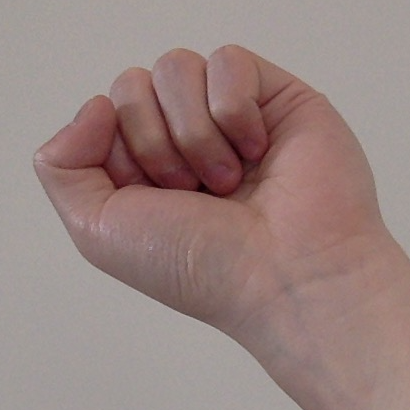
#> input picture data1/test-crop.png, 410 x 410 px, given in place of the camera
$ jupyter execute main.ipynb   (Python 2 division)   (older library calls are emulated)
#> lines starting #> are read from the running program, lines starting #| are printed output that depends on the picture; after the words box and inside, x2 and y2 are one past the last pixel; in counts of white or black regions, pixels touching at a corner belong together
[cell 1]
# Code repo
# https://github.com/whatifif/handgesturecode
# "pip install pynput" to install mouse

[cell 2]
import cv2
import numpy as np
import copy
import math
from appscript import app
import uuid
import os
import test64x64 as ML
import calculator
from pynput.mouse import Button, Controller

# Environment:
# OS    : Mac OS High Siera
# python: 2.7.13
# opencv: 3.3.0

# Values to be initialised
Inited = False
frameW = None # frame width
frameH = None # frame height
marginX = 10 # margin between region
marginY = 10
gapX = 2 # margin between buttons
gapY = 2

# parameters
cap_region_x_end=0.5 # start point/total width
cap_region_y_end=0.8  # end point/total heighty
capStartX = 0 # keyboard region start x
capStartY = 0 # keyboard region start y
capEndX = None # keyboard region end x
capEndY = None # keyboard region end y


# buttons for capture 1
btnsX = None # btns start x
btnsY = None # btns start y
btnsW = 600 # btns width
btnsH = 120 # btns height
bW = btnsW / 10  # btn width
bH = btnsH / 3  # btn height
bColor = (0, 255, 255)
bThick = 2
bTitles = [
            ['lc', 'lo', 'lq', 'lw', 'le', 'l1', 'l2', 'l3', 'l4', 'l5' ],
            ['mc', 'mo', 'mq', 'mw', 'me', 'm1', 'm2', 'm3', 'm4', 'm5' ],
            ['rc', 'ro', 'rq', 'rw', 're', 'r1', 'r2', 'r3', 'r4', 'r5' ]
          ]
btns = [[(bW * j, bH * i, bTitles[i][j] ) for j in range(10)] for i in range(3)]

# buttons for capture 2
btns2X = None # btns2 start x
btns2Y = None # btns2 start y
btns2W = 300 # btns2 width
btns2H = 120 # btns2 height
bW2 = btns2W / 5  # btn width
bH2 = btns2H / 2  # btn height
bTitles2 = [
            ['vc', 'vo', 'vq', 'vw', 've'],
            ['v1', 'v2', 'v3', 'v4', 'v5']
           ]
btns2 = [[(bW2 * j, bH2 * i, bTitles2[i][j] ) for j in range(5)] for i in range(2)]

# Mouse Mode
MouseMode = False
mouse_region_x_begin = 0.7
mouse_region_y_end = 0.8
capStartX2 = None # mouse region start x
capStartY2 = 0 # mouse region start y
capEndX2 = None # mouse region end x
capEndY2 = None # mouse region end y

# GUI Mode
GUIMode = False
GUIInited = False

# Demo Mode
DemoMode = False

# variables for getSerialNumber
uid = str(uuid.uuid4())[:8]
inited = False
currentNum = 0
# [13 lines left out: function getSerialNumber, not called in this run]


def printThreshold(thr):
    print("! Changed threshold to "+str(thr))


# GUI mode to capture a hand
ix, iy = -1, -1
currentClass = None
detectedClass = None
currentClass2 = None
detectedClass2 = None
imgClass = None
redColor = (0,0,255)

# [43 lines left out: functions handleClick, detectBtn, drawBtns, drawBtn, not called in this run]

# file path for cropped image
outDirPath = os.path.join('fdata', 'pic')
csvFilePath = os.path.join('fdata', 'fdata.csv')
csvFile = None

# margin for cropped image
margin = 10
# [58 lines left out: functions getCrop, saveCrop, saveCsv, not called in this run]

def initParams(frame):
    global cap_region_x_end, cap_region_y_end, capStartX, capStartY, capEndX, capEndY
    global MouseMode, mouse_region_x_begin, mouse_region_y_end, capStartX2, capStartY2, capEndX2, capEndY2
    global frameW, frameH, btnsX, btnsY, btns2X, btns2Y, marginX, marginY

    frameW = frame.shape[1]
    frameH = frame.shape[0]
    capStartX = 0
    capStartY = 0
    capEndX = int(cap_region_x_end * frameW)
    capEndY = int(cap_region_y_end * frameH)
    capStartX2 = int(mouse_region_x_begin * frameW)
    capStartY2 = 0
    capEndX2 = frameW
    capEndY2 = int(mouse_region_y_end * frameH)

    btnsX = marginX
    btnsY = capEndY + marginY
    btns2X = capStartX2 + marginX
    btns2Y = frameH - btns2H - marginY

# track hand by skin color
skin_ycrcb_mint = np.array((0, 133, 77))
skin_ycrcb_maxt = np.array((255, 173, 127))

def trackHand(img):
    global skin_ycrcb_mint, skin_ycrcb_maxt

    im_ycrcb = cv2.cvtColor(img, cv2.COLOR_BGR2YCR_CB)
    skin_ycrcb = cv2.inRange(im_ycrcb, skin_ycrcb_mint, skin_ycrcb_maxt)
    _, contours, _ = cv2.findContours(skin_ycrcb, cv2.RETR_EXTERNAL, cv2.CHAIN_APPROX_SIMPLE)

    ## get the coutours
    length = len(contours)
    maxArea = -1
    res = None
    if length > 0:
        for i in range(length):  # find the biggest contour (according to area)
            temp = contours[i]
            area = cv2.contourArea(temp)
            if area > maxArea:
                maxArea = area
                ci = i

        # draw the bounding rect
        res = contours[ci]
    return res

def drawGuide(frame, btnsX, btnsY, btnsW, marginX):
    cv2.putText(frame,"d: Demo mode",
                (btnsX + btnsW + marginX, btnsY + 25),
                cv2.FONT_HERSHEY_SIMPLEX,
                1,(0,255,255),2,cv2.LINE_AA)
    cv2.putText(frame,"g: GUI mode",
                (btnsX + btnsW + marginX, btnsY + 55),
                cv2.FONT_HERSHEY_SIMPLEX,
                1,(0,255,255),2,cv2.LINE_AA)
    cv2.putText(frame,"m: Mouse mode.",
                (btnsX + btnsW + marginX, btnsY + 85),
                cv2.FONT_HERSHEY_SIMPLEX,
                1,(0,255,255),2,cv2.LINE_AA)
    cv2.putText(frame,"esc: quit",
                (btnsX + btnsW + marginX, btnsY + 115),
                cv2.FONT_HERSHEY_SIMPLEX,
                1,(0,255,255),2,cv2.LINE_AA)

# [5 lines left out: function drawText, not called in this run]
# Camera
camera = cv2.VideoCapture(0)
camera.set(10,200)

cv2.namedWindow('main')
cv2.setMouseCallback('main', handleClick)

# main loop
prevGes = None
finalGes = None
framerate = None
framecount = 0

# Cal mode to calculate
CalMode = False
gesCount = 0
ges_to_cal = {'lc':'', 'lo':'', 'lq':'', 'lw':'del', 'le':'', 'l1':'1', 'l2':'2', 'l3':'3', 'l4':'4', 'l5':'5',
            'mc':'', 'mo':'', 'mq':'', 'mw':'del', 'me':'', 'm1':'6', 'm2':'7', 'm3':'8', 'm4':'9', 'm5':'0' ,
            'rc':'', 'ro':'', 'rq':'=', 'rw':'del', 're':'ce', 'r1':'+', 'r2':'-', 'r3':'*', 'r4':'/', 'r5':'' }

calResult = ''
calStr = ''
calFinished = False

while camera.isOpened():
    ret, frame = camera.read()
#> frame is the input picture: shape (410, 410, 3); mean B, G, R 126.6, 130.2, 151.7
    threshold = cv2.getTrackbarPos('trh1', 'trackbar')
    frame = cv2.bilateralFilter(frame, 5, 50, 100)  # smoothing filter
    frame = cv2.flip(frame, 1)  # flip the frame horizontally
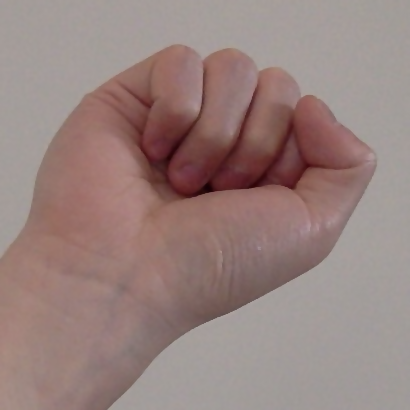
#> frame: shape (410, 410, 3); mean B, G, R 126.6, 130.2, 151.7

    # init
    if not Inited:
        initParams(frame)
        Inited = True

    # keyboard region
    cv2.rectangle(frame, (capStartX, capStartY), (capEndX, capEndY), (255, 0, 0), 2)
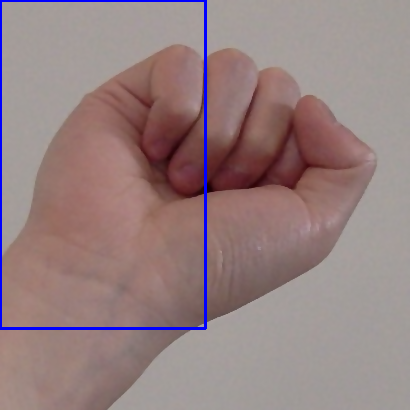
#> frame: shape (410, 410, 3); 1.58% of pixels changed, all inside (x1, y1, x2, y2) = (0, 0, 207, 330)

    # mouse region
    if MouseMode:
        cv2.rectangle(frame, (capStartX2, capStartY2), (capEndX2, capEndY2), (255, 0, 0), 2)

    if GUIMode:
        if not GUIInited:
            if not os.path.exists(outDirPath):
                os.makedirs(outDirPath)
            GUIInited = True

        drawBtns(frame, btns, btnsX, btnsY, bW, bH, currentClass)

        if MouseMode:
            drawBtns(frame, btns2, btns2X, btns2Y, bW2, bH2, currentClass2)

    #  Main operation
    if True:
        img = frame[capStartY : capEndY, capStartX : capEndX]  # clip the ROI
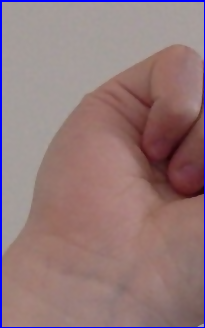
#> img: shape (328, 205, 3); mean B, G, R 122.4, 121, 147.5
        img = copy.deepcopy(img)
        res = trackHand(img)
#> in trackHand, `im_ycrcb = cv2.cvtColor(img, cv2.COLOR_BGR2YCR_CB)`: im_ycrcb: shape (328, 205, 3); mean of channels 0, 1, 2 129.1, 141.2, 124.2
#> in trackHand, `skin_ycrcb = cv2.inRange(im_ycrcb, skin_ycrcb_mint, skin_ycrcb_maxt)`:
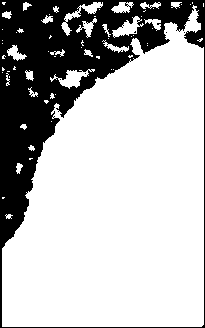
#> skin_ycrcb: shape (328, 205); 72.8% white; 7 black regions (6 under 20 px)
#> in trackHand, `_, contours, _ = cv2.findContours(skin_ycrcb, cv2.RETR_EXTERNAL, cv2.C..`: contours = 69 contours, 49 with area under 20; largest, box (x1, y1, x2, y2) and area: (2, 5, 204, 327) 45928, (50, 69, 95, 89) 285, (112, 16, 144, 38) 260, (61, 2, 103, 36) 258, (111, 2, 134, 13) 138
#> in trackHand, `length = len(contours)`: length = 69
#> the loop in trackHand, `for i in range(length):` made 69 passes
#> (area, maxArea) on passes 3, 16, 19, 59: (35.5, 35.5), (46.5, 46.5), (285, 285), (45928.5, 45928.5)
#> area on passes 11, 27, 28, 31, 34, 46: 25, 27, 27.5, 123.5, 81.5, 20
#> after the loop in trackHand, `for i in range(length):`: ci = 58; maxArea = 45928.5
#> in trackHand, `res = contours[ci]`: res = contour of 351 points, box (x1, y1, x2, y2) (2, 5, 204, 327), area 45928
        (x,y,w,h) = cv2.boundingRect(res)
#> x = 2; y = 5; w = 202; h = 322
        cv2.rectangle(frame,
                      (capStartX + x - margin, y - margin),
                      (capStartX + x + w + margin, y + h + margin),
                      (0, 255, 255), 2)
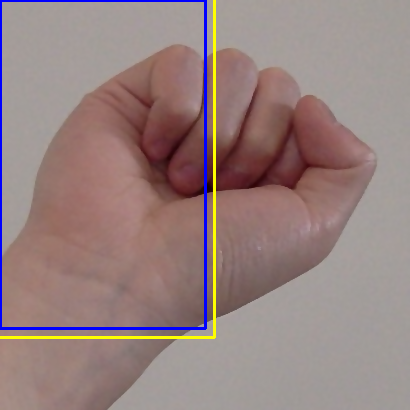
#> frame: shape (410, 410, 3); 0.98% of pixels changed, all inside (x1, y1, x2, y2) = (0, 0, 216, 339)

        #Find moments of the largest contour
        moments = cv2.moments(res)
#> moments = moments, m00 45928.5, centre m10/m00, m01/m00 = (118, 202.3)

        # Central mass of first order moments
        if moments['m00']!=0:
            cx = int(moments['m10']/moments['m00']) # cx = M10/M00
#> cx = 117
            cy = int(moments['m01']/moments['m00']) # cy = M01/M00
#> cy = 202

            #Draw center mass at capture
            centerMass=(cx,cy)
#> centerMass = (117, 202)
            cv2.circle(img,centerMass,1,[100,0,255],1)
#> img: shape (328, 205, 3); 0.01% of pixels changed, all inside (x1, y1, x2, y2) = (116, 201, 119, 204)

        # mouse
        if MouseMode:
            img2 = frame[capStartY2 : capEndY2, capStartX2: capEndX2]  # clip the ROI
            img2 = copy.deepcopy(img2)
            res2 = trackHand(img2)
            (x2,y2,w2,h2) = cv2.boundingRect(res2)
            cv2.rectangle(frame,
                          (capStartX2 + x2 - margin, y2 - margin),
                          (capStartX2 + x2 + w2 + margin, y2 + h2 + margin),
                          (255, 0, 255), 2)

            #Find moments of the largest contour
            moments2 = cv2.moments(res2)

            #Central mass of first order moments
            if moments2['m00']!=0:
                cx2 = int(moments2['m10']/moments2['m00']) # cx = M10/M00
                cy2 = int(moments2['m01']/moments2['m00']) # cy = M01/M00

                #Draw center mass at capture
                centerMass3=(cx2,cy2)
                cv2.circle(img2,centerMass3,1,[100,0,255],1)

                #Draw center mass at frame
                centerMass2=(capStartX2 + cx2,cy2)
                cv2.circle(frame,centerMass2,5,[100,0,255],2)

                # Set pointer position
                if DemoMode: mouse.position = (cx2*5, cy2*5)


        drawGuide(frame, btnsX, btnsY, btnsW, marginX)


    # Keyboard OP
    k = cv2.waitKey(10)
#> (key Esc is pressed here)
    if k == 27:  # press ESC to exit
        if csvFile and (not csvFile.closed):
            csvFile.close()
        break

    elif k == ord('g'): # GUI mode to capture a hand
        if not GUIMode:
            GUIMode = True
            print '!!! GUI Mode on !!!'
        else:
            GUIMode = False
            print '!!! GUI Mode off !!!'

    elif k == ord('m'): # Mouse mode to capture a hand
        if not MouseMode:
            MouseMode = True
            mouse = Controller()
            print '!!! Mouse Mode on !!!'
        else:
            MouseMode = False
            print '!!! Mouse Mode off !!!'

    elif k == ord('d'): # Demo mode
        if not DemoMode:
            DemoMode = True
            print '!!! Demo Mode on !!!'
        else:
            DemoMode = False
            print '!!! Demo Mode off !!!'

    elif k == ord('c'): # Cal mode to calculate
        if not CalMode:
            CalMode = True
            print '!!! Calculator Mode on !!!'
        else:
            CalMode = False
            print '!!! Calculator Mode off !!!'

    elif GUIMode:
        if detectedClass:
            imgClass = detectedClass
            X = x
            Y = y
            W = w
            H = h
            Img = img

        elif detectedClass2:
            imgClass = detectedClass2
            X = x2
            Y = y2
            W = w2
            H = h2
            Img = img2

        if imgClass:
            # get a crop
            crop = getCrop(X, Y, W, H, margin, Img)

            # make a crop a 200x200 pixel
            fileName = saveCrop(crop, imgClass)

            # save into csv file
            saveCsv(fileName, imgClass)

            # restore the initial state
            imgClass = detectedClass = detectedClass2 = None

    elif DemoMode:
        X = x
        Y = y
        W = w
        H = h
        Img = img

        if framecount % 3 == 0:
            framecount = 0

            # get crop and predict by ML
            #crop = getCrop(X, Y, W, H, margin, Img) ## problem
            crop = Img[y:y+h, x:x+w]
            predictedGes = str(ML.predict(crop)).strip()

            if prevGes != predictedGes:
                prevGes = predictedGes
                gesCount = 0

            if prevGes == predictedGes and finalGes != predictedGes:
                gesCount += 1

            if gesCount >= 3:
                gesCount = 0
                finalGes = predictedGes
                finalCal = ges_to_cal[finalGes]

                if CalMode:
                    if finalCal:
                        if finalCal == '=':
                            calResult = calculator.calculate(calStr)
                            calStr = calStr + ' = ' + calResult
                            calFinished = True
                        elif finalCal == 'del':
                            calStr = calStr[:-1]
                        elif finalCal == 'ce':
                            calResult = ''
                            calStr = ''
                            calFinished = False
                        elif not calFinished:
                            calStr = calStr + finalCal

        framecount += 1

        if finalGes:
            drawText(frame, (100, 50), finalGes + ': ' + finalCal)

        if CalMode and calStr:
            drawText(frame, (100, 100), calStr)

    cv2.imshow('main', frame)


camera.release()
cv2.destroyAllWindows()
